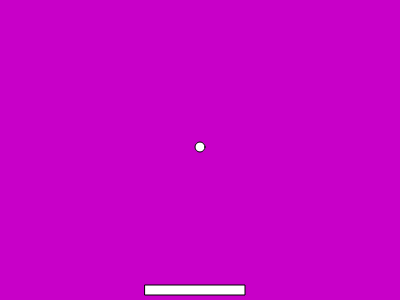
Frame 1 (no input)
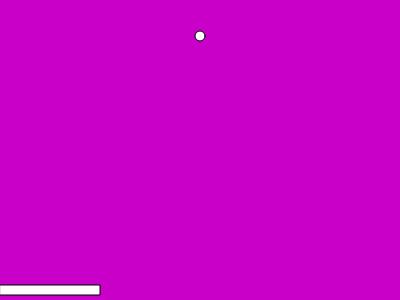
Frame 60 (no input)
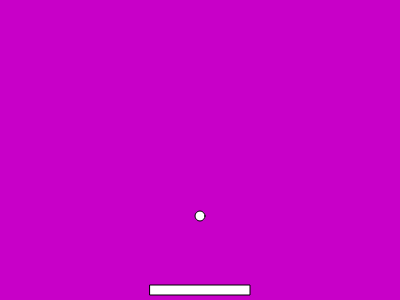
Frame 120 (the mouse pressed at the canvas centre since frame 60)

The p5.js sketch that drew these frames (run headless with seeded random() and noise() and a simulated clock; from frame 60 on, the mouse is pressed at the canvas centre):

// p5.js sketch
// ── sketch.js
var slider, ball, gameState = "gameOn"

function setup() {
  createCanvas(400, 300)
  slider = new Slider()
  ball = new Ball()
}

function draw() {
  background(200, 0, 200)
  if (gameState === "gameOver") {
    textAlign(CENTER)
    text("Game Over", width / 2, height / 2)
  } else {
    slider.update()
    ball.update()
    if (ball.toBeDeleted) {
      gameState = "gameOver"
    }
  }

  slider.draw()
  ball.draw()
}

function Slider() {
  this.c = 255
  this.pos = createVector(width/2, 0)
  this.vel = createVector(5, 0)
  
  this.update = function() {
    if (mouseX < this.pos.x && this.pos.x > 50) this.pos.sub(this.vel)
    if (mouseX > this.pos.x && this.pos.x < width - 50) this.pos.add(this.vel)
  }
  
  this.draw = function() {
    fill(this.c)
    rect(-50 + this.pos.x, height - 15, 100, 10)
  }
  
  this.shouldBounce = function(ball) {
    var inX = -50 + this.pos.x < ball.pos.x && ball.pos.x < this.pos.x + 50
    var inY = height - 15 - ball.r < ball.pos.y && ball.pos.y > height - 25 - ball.r
    return inX && inY
  }
}

function Ball() {
  this.pos = createVector(width / 2, height / 2)
  this.vel = createVector(0, -1).setMag(3)
  this.r = 5
  this.toBeDeleted = false;
  this.c = 255
  
  
  this.update = function() {
    this.pos.add(this.vel)
    if (this.pos.x - this.r < 0 || this.pos.x + this.r > width) this.vel.x *= -1
    if (this.pos.y - this.r < 0) this.vel.y *= -1
    if (this.pos.y + this.r > height) this.toBeDeleted = true
    if (slider.shouldBounce(this) && this.vel.y > 0) {
      this.vel.y *= -1
      var dAngle = map(abs(this.pos.x - (slider.pos.x - 50)), 0, 100, -PI / 3 , PI / 3)
      dAngle = constrain(dAngle + this.vel.heading(), -PI * 7 / 8, -PI / 8) - this.vel.heading()
      this.vel.rotate(dAngle)
    }
  }
  
  this.draw = function() {
    fill(255)
    ellipse(this.pos.x, this.pos.y, this.r * 2, this.r * 2)
  }
}

function mousePressed() {
  if (gameState === "gameOver") {
    ball = new Ball();
    gameState = "gameOn"
  }
}
